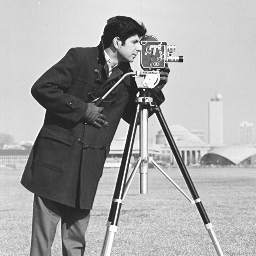
#> input picture cameraman.png, 256 x 256 px, found by its file name
$ python test_noise_pipeline.py
#> lines starting #> are read from the running program, lines starting #| are printed output that depends on the picture; after the words box and inside, x2 and y2 are one past the last pixel; in counts of white or black regions, pixels touching at a corner belong together
### chaotic_maps/coupled_3d_uint64.py
MASK = (1 << 64) - 1


def chaotic_map_step(x, y, z, r1, r2, r3):

    x = int(x) & MASK
    y = int(y) & MASK
    z = int(z) & MASK

    r1 = int(r1) | 1  # force odd
    r2 = int(r2) | 1
    r3 = int(r3) | 1

    # Linear coupling
    x_new = (x * r1 + y) & MASK
    y_new = (y * r2 + z) & MASK
    z_new = (z * r3 + x_new) & MASK

    # Bit diffusion
    x_new = (x_new ^ (x_new >> 17)) & MASK
    y_new = (y_new ^ (y_new >> 23)) & MASK
    z_new = (z_new ^ (z_new >> 29)) & MASK

    return x_new, y_new, z_new

def initialize_state(seed_params: dict, config: dict):

    x = seed_params["x0"] & MASK
    y = seed_params["y0"] & MASK
    z = seed_params["z0"] & MASK

    r1 = seed_params["r1"] & MASK
    r2 = seed_params["r2"] & MASK
    r3 = seed_params["r3"] & MASK

    discard = config["lightweight_3d_uint64"]["discard_transient"]

    # Transient discard
    for _ in range(discard):
        x, y, z = chaotic_map_step(x, y, z, r1, r2, r3)

    return {
        "x": x,
        "y": y,
        "z": z,
        "r1": r1,
        "r2": r2,
        "r3": r3
    }


def iterate(state: dict):

    x, y, z = chaotic_map_step(
        state["x"],
        state["y"],
        state["z"],
        state["r1"],
        state["r2"],
        state["r3"]
    )

    state["x"] = x
    state["y"] = y
    state["z"] = z

    return state


# [6 lines left out: function iterate_n, not called in this run]

### encryption/lightweight_image_encryptor.py
import numpy as np

from keygen.seed_derivation import derive_seed_sha512, split_seed
from chaotic_maps.coupled_3d_uint64 import initialize_state
from encryption.block_processor import encrypt_block, decrypt_block


# Utility: Split Image into Blocks
def split_into_blocks(image, block_size):
    h, w = image.shape
    blocks = []

    for i in range(0, h, block_size):
        for j in range(0, w, block_size):
            blocks.append(image[i:i+block_size, j:j+block_size])

    return blocks


def reconstruct_from_blocks(blocks, image_shape, block_size):
    h, w = image_shape
    reconstructed = np.zeros((h, w), dtype=np.uint8)

    idx = 0
    for i in range(0, h, block_size):
        for j in range(0, w, block_size):
            reconstructed[i:i+block_size, j:j+block_size] = blocks[idx]
            idx += 1

    return reconstructed

# Encryption
def encrypt_image(image, key_bytes, iv_bytes, config, return_keystream=False):

    image = image.astype(np.uint8)

    block_size = config["lightweight_3d_uint64"]["block_size"]

    # 1. Seed derivation
    seed = derive_seed_sha512(key_bytes, iv_bytes)
    seed_params = split_seed(seed)

    # 2. Initialize chaotic state
    state = initialize_state(seed_params, config)

    # 3. Initialize C_prev from IV (last byte)
    c_prev = iv_bytes[-1]

    # 4. Process blocks
    blocks = split_into_blocks(image, block_size)
    encrypted_blocks = []
    all_keystream = []

    for block in blocks:
        block = block.copy()
        encrypted_block, state, ks = encrypt_block(
            block,
            state,
            config
        )
        encrypted_blocks.append(encrypted_block)
        ks_array = np.frombuffer(ks, dtype=np.uint8)
        all_keystream.append(ks_array)

    # 5. Reconstruct image
    cipher_image = reconstruct_from_blocks(
        encrypted_blocks,
        image.shape,
        block_size
    )

    if return_keystream:
        ks_full = np.concatenate(all_keystream).astype(np.uint8)
        return cipher_image, ks_full

    return cipher_image

    return cipher_image

# Decryption
def decrypt_image(cipher_image, key_bytes, iv_bytes, config):

    cipher_image = cipher_image.astype(np.uint8)

    block_size = config["lightweight_3d_uint64"]["block_size"]

    # 1. Seed derivation
    seed = derive_seed_sha512(key_bytes, iv_bytes)
    seed_params = split_seed(seed)

    # 2. Initialize chaotic state
    state = initialize_state(seed_params, config)

    # 3. Initialize C_prev from IV
    c_prev = iv_bytes[-1]

    # 4. Process blocks
    blocks = split_into_blocks(cipher_image, block_size)
    decrypted_blocks = []

    for block in blocks:
        block = block.copy()
        decrypted_block, state = decrypt_block(
            block,
            state,
            config
        )
        decrypted_blocks.append(decrypted_block)

    # 5. Reconstruct image
    plain_image = reconstruct_from_blocks(
        decrypted_blocks,
        cipher_image.shape,
        block_size
    )

    return plain_image

### encryption/block_processor.py
# IMAGE_ENCRYPTION/encryption/block_processor.py

import numpy as np

from keygen.keystream_generator import generate_keystream, generate_control_stream
from permutation.hybrid_collision import (
    encrypt_hybrid_collision,
    decrypt_hybrid_collision
)
from permutation.dynamic_scan import select_scan_mode, scan_indices
from diffusion.stateless_diffusion import (
    encrypt_stateless_diffusion_block,
    decrypt_stateless_diffusion_block
)
from diffusion.bitplane_mixing import (
    encrypt_bitplane_mix,
    decrypt_bitplane_mix
)

# ============================================================
# Encryption
# ============================================================

def encrypt_block(block, state, config):

    B = block.shape[0]
    num_pixels = B * B

    # 1. Generate control entropy
    control, state = generate_control_stream(state, num_pixels, config)

    rotation_vals = control["rotation_vals"]
    collision_bits = control["collision_bits"]
    bitplane_masks = control["bitplane_masks"]

    # 2. Select scan mode
    scan_selector = rotation_vals[0]
    mode = select_scan_mode(scan_selector, config)
    indices = scan_indices(block.shape, mode)

    # 3. Hybrid collision (spatial)
    block = encrypt_hybrid_collision(block, collision_bits)

    # 4. Generate keystream
    keystream, state = generate_keystream(state, num_pixels)
    raw_keystream = keystream

    # 5. Stateless keyed diffusion
    block = encrypt_stateless_diffusion_block(
        block,
        keystream,
        rotation_vals,
        indices
    )

    # 6. Bitplane adaptive mixing
    block = encrypt_bitplane_mix(
        block,
        rotation_vals,
        bitplane_masks,
        config
    )

    block_sum = int(np.sum(block)) & ((1 << 64) - 1)

    # state["r1"] ^= block_sum
    # state["r2"] ^= (block_sum << 1) & ((1 << 64) - 1)
    # state["r3"] ^= (block_sum << 2) & ((1 << 64) - 1)

    return block, state, raw_keystream


# ============================================================
# Decryption
# ============================================================

def decrypt_block(block, state, config):

    B = block.shape[0]
    num_pixels = B * B

    # Preserve original ciphertext for feedback
    original_cipher_block = block.copy()

    # 1. Regenerate control entropy
    control, state = generate_control_stream(state, num_pixels, config)

    rotation_vals = control["rotation_vals"]
    collision_bits = control["collision_bits"]
    bitplane_masks = control["bitplane_masks"]

    # 2. Select scan mode
    scan_selector = rotation_vals[0]
    mode = select_scan_mode(scan_selector, config)
    indices = scan_indices(block.shape, mode)

    # 3. Reverse bitplane mixing
    block = decrypt_bitplane_mix(
        block,
        rotation_vals,
        bitplane_masks,
        config
    )

    # 4. Generate keystream
    keystream, state = generate_keystream(state, num_pixels)

    # 5. Reverse Stateless keyed diffusion
    block = decrypt_stateless_diffusion_block(
        block,
        keystream,
        rotation_vals,
        indices
    )

    # 6. Reverse hybrid collision
    block = decrypt_hybrid_collision(block, collision_bits)

    block_sum = int(np.sum(original_cipher_block)) & ((1 << 64) - 1)

    # state["r1"] ^= block_sum
    # state["r2"] ^= (block_sum << 1) & ((1 << 64) - 1)
    # state["r3"] ^= (block_sum << 2) & ((1 << 64) - 1)

    return block, state

### keygen/keystream_generator.py
from chaotic_maps.coupled_3d_uint64 import iterate

MASK_8 = 0xFF

# Keystream Generation (for XOR diffusion)
def generate_keystream(state: dict, n_bytes: int):

    keystream = bytearray()

    while len(keystream) < n_bytes:
        state = iterate(state)

        x = state["x"]
        y = state["y"]
        z = state["z"]

        # Extract 1 byte from each variable (LSB)
        keystream.append(x & MASK_8)
        if len(keystream) < n_bytes:
            keystream.append(y & MASK_8)
        if len(keystream) < n_bytes:
            keystream.append(z & MASK_8)

    return bytes(keystream[:n_bytes]), state


# Control Stream Generation
def generate_control_stream(state: dict, n_elements: int, config: dict):

    rotation_vals = []
    collision_bits = []
    bitplane_masks = []

    rotation_width = config["lightweight_3d_uint64"]["rotation_bit_width"]
    bitplane_mask_bits = config["lightweight_3d_uint64"]["bitplane_mask_bits"]

    for _ in range(n_elements):
        state = iterate(state)

        x = state["x"]
        y = state["y"]
        z = state["z"]

        # Rotation amount (bounded)
        rotation_vals.append(x % rotation_width)

        # Single-bit collision decision
        collision_bits.append(y & 1)

        # Bitplane mask (lower bits only)
        mask = z & ((1 << bitplane_mask_bits) - 1)
        bitplane_masks.append(mask)

    control = {
        "rotation_vals": rotation_vals,
        "collision_bits": collision_bits,
        "bitplane_masks": bitplane_masks
    }

    return control, state

### keygen/seed_derivation.py
# IMAGE_ENCRYPTION/keygen/seed_derivation.py

import hashlib

MASK = (1 << 64) - 1


def derive_seed_sha512(key_bytes: bytes, iv_bytes: bytes) -> bytes:
    """
    Derive 512-bit seed using SHA512(key || iv).
    """

    if not isinstance(key_bytes, (bytes, bytearray)):
        raise TypeError("key_bytes must be bytes")

    if not isinstance(iv_bytes, (bytes, bytearray)):
        raise TypeError("iv_bytes must be bytes")

    hasher = hashlib.sha512()
    hasher.update(key_bytes)
    hasher.update(iv_bytes)

    return hasher.digest()  # 64 bytes


def split_seed(seed: bytes) -> dict:
    """
    Split SHA512 seed into:
        x0, y0, z0  (state variables)
        r1, r2, r3  (multipliers)

    Layout (big-endian):

        0–7    → x0
        8–15   → y0
        16–23  → z0
        24–31  → r1
        32–39  → r2
        40–47  → r3

    Remaining 16 bytes reserved.
    """

    if len(seed) != 64:
        raise ValueError("Seed must be 64 bytes (SHA512 output)")

    def bytes_to_uint64(b: bytes) -> int:
        return int.from_bytes(b, byteorder="big", signed=False) & MASK

    x0 = bytes_to_uint64(seed[0:8])
    y0 = bytes_to_uint64(seed[8:16])
    z0 = bytes_to_uint64(seed[16:24])

    r1 = bytes_to_uint64(seed[24:32])
    r2 = bytes_to_uint64(seed[32:40])
    r3 = bytes_to_uint64(seed[40:48])

    # Prevent zero-state collapse
    if x0 == 0:
        x0 = 1
    if y0 == 0:
        y0 = 1
    if z0 == 0:
        z0 = 1

    # Ensure multipliers are odd (important for mod 2^64 mixing)
    r1 = (r1 | 1) & MASK
    r2 = (r2 | 1) & MASK
    r3 = (r3 | 1) & MASK

    return {
        "x0": x0,
        "y0": y0,
        "z0": z0,
        "r1": r1,
        "r2": r2,
        "r3": r3
    }

### permutation/hybrid_collision.py
import numpy as np

def encrypt_hybrid_collision(block, collision_bits):

    B = block.shape[0]
    half = B // 2

    top = block[:half, :].copy()
    bottom = block[half:, :].copy()

    idx = 0

    for i in range(half):
        for j in range(B):

            decision = collision_bits[idx]

            if decision == 1:
                top[i, j], bottom[i, j] = bottom[i, j], top[i, j]

            idx += 1

    block[:half, :] = top
    block[half:, :] = bottom

    return block


def decrypt_hybrid_collision(block, collision_bits):

    return encrypt_hybrid_collision(block, collision_bits)

### permutation/dynamic_scan.py

def select_scan_mode(scan_selector_value, config):

    modes = config["lightweight_3d_uint64"]["scan_modes"]
    index = scan_selector_value % len(modes)

    return modes[index]

def scan_indices(block_shape, mode):

    B = block_shape[0]
    indices = []

    if mode == "row":
        for i in range(B):
            for j in range(B):
                indices.append((i, j))

    elif mode == "column":
        for j in range(B):
            for i in range(B):
                indices.append((i, j))

    elif mode == "reverse":
        for i in reversed(range(B)):
            for j in reversed(range(B)):
                indices.append((i, j))

    elif mode == "zigzag":
        for s in range(2 * B - 1):
            if s % 2 == 0:
                for i in range(B):
                    j = s - i
                    if 0 <= j < B:
                        indices.append((i, j))
            else:
                for i in reversed(range(B)):
                    j = s - i
                    if 0 <= j < B:
                        indices.append((i, j))

    else:
        raise ValueError(f"Unsupported scan mode: {mode}")

    return indices

### diffusion/stateless_diffusion.py
import numpy as np

def rotl8(value, r):
    r = r % 8
    return ((value << r) | (value >> (8 - r))) & 0xFF

def rotr8(value, r):
    r = r % 8
    return ((value >> r) | (value << (8 - r))) & 0xFF


def encrypt_stateless_diffusion_block(
    block,
    keystream,
    rotation_vals,
    scan_indices
):
    encrypted = block.copy()
    idx = 0
    prev_c = 0

    for (i, j) in scan_indices:
        P = int(encrypted[i, j])
        K = int(keystream[idx])
        r = int(rotation_vals[idx])

        # Intra-block chained diffusion
        mixed = ((P ^ K) + prev_c) % 256
        C = rotl8(mixed, r)

        encrypted[i, j] = C
        prev_c = C
        idx += 1

    return encrypted


def decrypt_stateless_diffusion_block(
    block,
    keystream,
    rotation_vals,
    scan_indices
):
    decrypted = block.copy()
    prev_c = 0
    idx = 0

    for (i, j) in scan_indices:
        C = int(decrypted[i, j])
        K = int(keystream[idx])
        r = int(rotation_vals[idx])

        # Exact inverse
        mixed = rotr8(C, r)
        P = ((mixed - prev_c) % 256) ^ K

        decrypted[i, j] = P
        prev_c = C
        idx += 1

    return decrypted

### diffusion/bitplane_mixing.py
import numpy as np

def rotl_n(value, r, width):
    r = r % width
    return ((value << r) | (value >> (width - r))) & ((1 << width) - 1)


def rotr_n(value, r, width):
    r = r % width
    return ((value >> r) | (value << (width - r))) & ((1 << width) - 1)

def encrypt_bitplane_mix(block, rotation_vals, bitplane_masks, config):

    msb_mask = config["lightweight_3d_uint64"]["msb_mask"]
    lsb_mask = config["lightweight_3d_uint64"]["lsb_mask"]
    rotation_max = config["lightweight_3d_uint64"]["bitplane_rotation_max"]

    B = block.shape[0]
    mixed = block.copy()

    idx = 0

    for i in range(B):
        for j in range(B):

            pixel = int(mixed[i, j])

            msb = (pixel & msb_mask) >> 4
            lsb = pixel & lsb_mask

            r = (rotation_vals[idx] % rotation_max) + 1
            mask = bitplane_masks[idx] & lsb_mask

            # Rotate MSB (4-bit width assumed)
            msb = rotl_n(msb, r, 4)

            # XOR LSB
            lsb = lsb ^ mask

            mixed[i, j] = ((msb << 4) | lsb) & 0xFF

            idx += 1

    return mixed

def decrypt_bitplane_mix(block, rotation_vals, bitplane_masks, config):

    msb_mask = config["lightweight_3d_uint64"]["msb_mask"]
    lsb_mask = config["lightweight_3d_uint64"]["lsb_mask"]
    rotation_max = config["lightweight_3d_uint64"]["bitplane_rotation_max"]

    B = block.shape[0]
    unmixed = block.copy()

    idx = 0

    for i in range(B):
        for j in range(B):

            pixel = int(unmixed[i, j])

            msb = (pixel & msb_mask) >> 4
            lsb = pixel & lsb_mask

            r = (rotation_vals[idx] % rotation_max) + 1
            mask = bitplane_masks[idx] & lsb_mask

            # Reverse LSB XOR
            lsb = lsb ^ mask

            # Reverse MSB rotation
            msb = rotr_n(msb, r, 4)

            unmixed[i, j] = ((msb << 4) | lsb) & 0xFF

            idx += 1

    return unmixed

### runners/test_noise_pipeline.py
import cv2
import numpy as np
import secrets

from config.default_config import CONFIG
from encryption.lightweight_image_encryptor import encrypt_image, decrypt_image


# ------------------------------------------------------------
# Load Image
# ------------------------------------------------------------
image_path = "cameraman.png"
img = cv2.imread(image_path, 0)
#> img is the input picture: shape (256, 256); min 22, max 255, mean 166.9

if img is None:
    raise ValueError("Image not found.")


# ------------------------------------------------------------
# Bit-Flip Noise on Ciphertext
# ------------------------------------------------------------
def add_bitflip_noise(image, bit_error_rate=0.001):
    noisy = image.copy()
    rows, cols = noisy.shape

    total_bits = rows * cols * 8
    num_flips = int(total_bits * bit_error_rate)

    for _ in range(num_flips):
        i = np.random.randint(0, rows)
        j = np.random.randint(0, cols)
        bit = 1 << np.random.randint(0, 8)
        noisy[i, j] ^= bit

    return noisy


# ------------------------------------------------------------
# Key / IV Generation
# ------------------------------------------------------------
key_size_bytes = CONFIG["lightweight_3d_uint64"]["key_size_bits"] // 8
iv_size_bytes = CONFIG["lightweight_3d_uint64"]["iv_size_bits"] // 8

key = secrets.token_bytes(key_size_bytes)
iv = secrets.token_bytes(iv_size_bytes)


# ------------------------------------------------------------
# Encrypt
# ------------------------------------------------------------
cipher = encrypt_image(img, key, iv, CONFIG)
#> after the loop in split_into_blocks, `for i in range(0, h, block_size):`: blocks = 64 items
#> the loop in encrypt_image, `for block in blocks:` made 64 passes
#> pass 1, in encrypt_block, `block = encrypt_hybrid_collision(block, collision_bits)`:
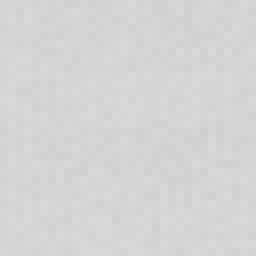
#> block: shape (32, 32) (shown 8 times larger); min 206, max 218, mean 212.7
#> pass 1, in encrypt_block, `block = encrypt_stateless_diffusion_block( block, keystream, rotation_..`:
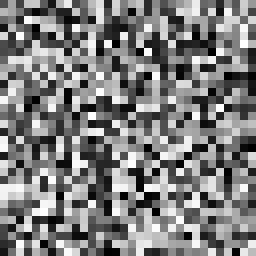
#> block: shape (32, 32) (shown 8 times larger); min 0, max 255, mean 125.8
#> pass 1, in encrypt_block, `block = encrypt_bitplane_mix( block, rotation_vals, bitplane_masks, co..`:
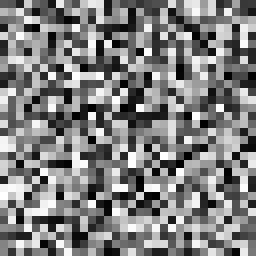
#> block: shape (32, 32) (shown 8 times larger); min 0, max 255, mean 127
#> after the loop in reconstruct_from_blocks, `for i in range(0, h, block_size):`:
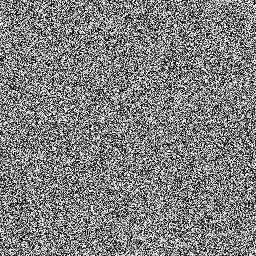
#> reconstructed: shape (256, 256); min 0, max 255, mean 127.5


# ------------------------------------------------------------
# Simulate Transmission Bit Errors
# ------------------------------------------------------------
cipher_noisy = add_bitflip_noise(cipher, bit_error_rate=0.001)
#> after the loop in add_bitflip_noise, `for _ in range(num_flips):`:
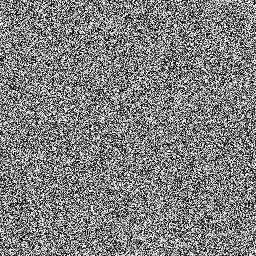
#> noisy: shape (256, 256); 0.8% of pixels changed, all inside (x1, y1, x2, y2) = (2, 0, 256, 256)


# ------------------------------------------------------------
# Decrypt Corrupted Ciphertext
# ------------------------------------------------------------
decrypted = decrypt_image(cipher_noisy, key, iv, CONFIG)
#> the loop in decrypt_image, `for block in blocks:` made 64 passes


# ------------------------------------------------------------
# Display Results
# ------------------------------------------------------------
cv2.imshow("Original", img)
cv2.imshow("Encrypted", cipher)
cv2.imshow("Decrypted from Corrupted Cipher", decrypted)

cv2.waitKey(0)
cv2.destroyAllWindows()
